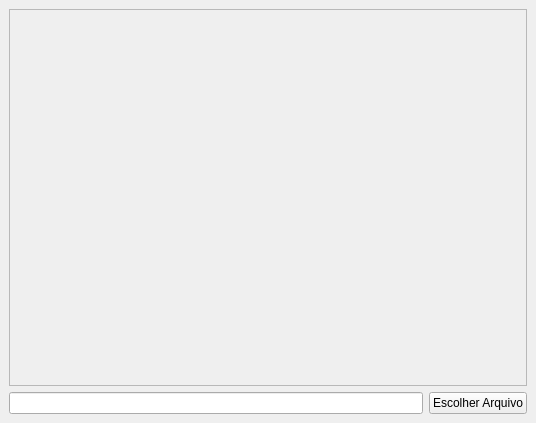
<?xml version="1.0" encoding="UTF-8"?>
<ui version="4.0">
 <class>MainWindow</class>
 <widget class="QMainWindow" name="MainWindow">
  <property name="geometry">
   <rect>
    <x>0</x>
    <y>0</y>
    <width>536</width>
    <height>423</height>
   </rect>
  </property>
  <property name="windowTitle">
   <string>Redimencionar Imagem</string>
  </property>
  <widget class="QWidget" name="centralwidget">
   <layout class="QGridLayout" name="gridLayout">
    <item row="1" column="0">
     <widget class="QLineEdit" name="inputAbrirArquivo"/>
    </item>
    <item row="0" column="0" colspan="2">
     <widget class="QScrollArea" name="scrollArea">
      <property name="widgetResizable">
       <bool>true</bool>
      </property>
      <widget class="QWidget" name="scrollAreaWidgetContents">
       <property name="geometry">
        <rect>
         <x>0</x>
         <y>0</y>
         <width>516</width>
         <height>374</height>
        </rect>
       </property>
       <layout class="QGridLayout" name="gridLayout_2">
        <item row="0" column="0">
         <widget class="QLabel" name="labelImg">
          <property name="text">
           <string/>
          </property>
         </widget>
        </item>
       </layout>
      </widget>
     </widget>
    </item>
    <item row="1" column="1">
     <widget class="QPushButton" name="btnEscolherArquivo">
      <property name="text">
       <string>Escolher Arquivo</string>
      </property>
     </widget>
    </item>
   </layout>
  </widget>
 </widget>
 <resources/>
 <connections/>
</ui>
